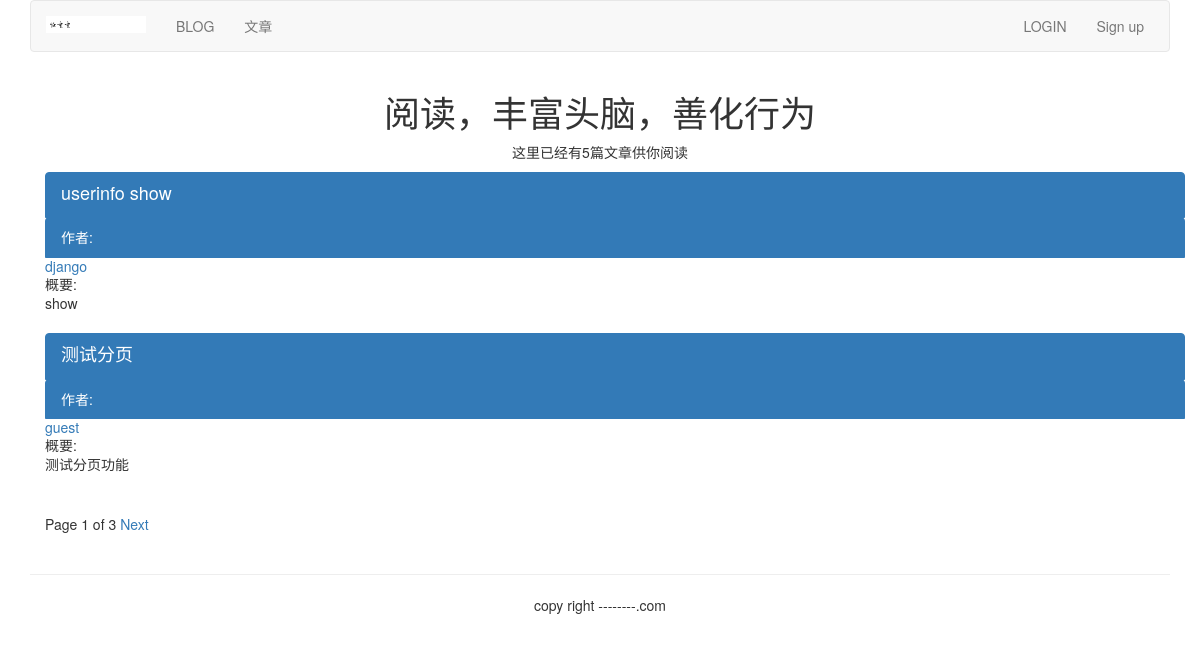
Page /article/list-article-title/ on the earlier database version.
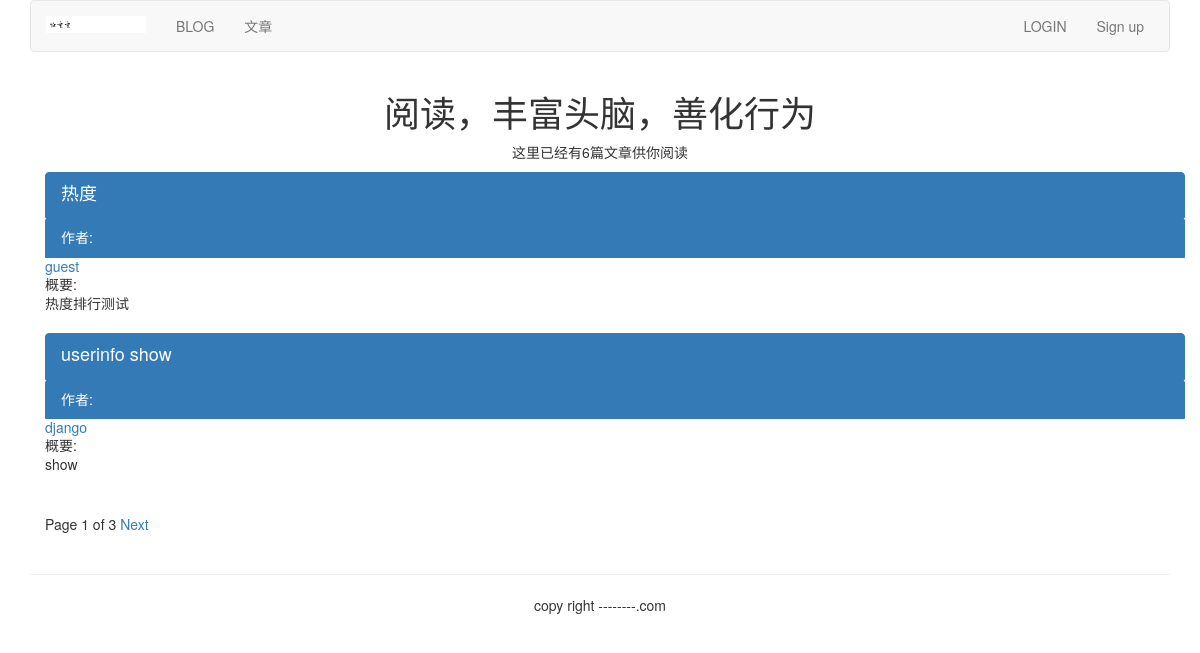
Same page on the later database version.
### article/models.py (models this page shows, shortened)
class ArticlePost(models.Model):
    author = models.ForeignKey(User, related_name='article', on_delete=models.CASCADE)
    title = models.CharField(max_length=200)
    slug = models.SlugField(max_length=500)
    column = models.ForeignKey(ArticleColumn, related_name='article_column', on_delete=models.CASCADE)
    body = models.TextField()
    created = models.DateTimeField(default=timezone.now)
    updated = models.DateTimeField(auto_now=True)
    users_like = models.ManyToManyField(User, related_name="articles_like", blank=True)
    class Meta:
        ordering = ('-updated',)
        index_together = (('id', 'slug'),)
    def get_url_path(self):
        return reverse("article:list_article_detail", args=[self.id, self.slug])

### article/list_views.py (the view)
# urls.py: url(r'^list-article-titles/(?P<username>[-\w]+)/$', list_views.article_titles, name="author_articles"),
def article_titles(request, username=None):
    if username:
        user = User.objects.get(username=username)
        articles_title = ArticlePost.objects.filter(author=user)
        try:
            userinfo = user.userinfo
        except:
            userinfo = None
    else:
        articles_title = ArticlePost.objects.all()
    paginator = Paginator(articles_title, 2)
    page = request.GET.get('page')
    try:
        current_page = paginator.page(page)
        articles = current_page.object_list
    except PageNotAnInteger:
        current_page = paginator.page(1)
        articles = current_page.object_list
    except EmptyPage:
        current_page = paginator.page(paginator.num_pages)
        articles = current_page.object_list
    if username:
        return render(request, "article/list/author_articles.html", {"articles": articles,
                                                                "page": current_page,
                                                                "userinfo": userinfo,
                                                                "user": user})
    else:
        return render(request, "article/list/article_titles.html", {"articles": articles,
                                                                "page": current_page})

### article/templatetags/article_tags.py (called while the page is built)
@register.simple_tag
def total_articles():
    return ArticlePost.objects.count()

### templates/article/list/article_titles.html (shortened to what this page needs)
{% extends 'base.html' %}
{% load article_tags %}
{% block content %}
<div class="row text-center vertical-middle-sm">
    <h1>阅读，丰富头脑，善化行为</h1>
    <p>这里已经有{% total_articles %}篇文章供你阅读</p>
</div>
<div class="container">
    {% for article in articles %}
     <div class="list-group">
        <a href="{{ article.get_url_path }}" class="list-group-item active">
            <h4 class="list-group-item-heading">{{ article.title }}</h4>
            <p class="list-group-item-text">作者:
                <a href="{% url "article:author_articles" article.author.username %}">
                    {{ article.author.username }}
                </a></p>
            <p class="list-group-item-text">概要:{{ article.body|slice:'70'|linebreaks }}</p>
        </a>
     </div>
    {% endfor %}
{% include 'paginator.html' %}
</div>
{% endblock %}

### templates/base.html (shortened to what this page needs)
{% load staticfiles %}
<!DOCTYPE html>
<html lang="zh-cn">
<head>
    <link rel="stylesheet" href="http://necolas.github.io/normalize.css/">
    <link rel="stylesheet" href="http://libs.baidu.com/bootstrap/3.0.3/css/bootstrap.min.css">
</head>
<body>
    {% include "header.html" %}
    <div class="container">
        {% block content %}
        {% endblock %}
    </div>
    {% include "footer.html" %}
</body>
</html>

### templates/header.html
{% load staticfiles %}
<div class="container">
    <nav class="navbar navbar-default" role="navigation">
        <div class="navbar-header">
            <a class="navbar-brand" href="#">
                <img src="{%static 'images/rtt.png' %}" width="100px"> </a>
        </div>
        <div>
            <ul class="nav navbar-nav" role="navigation">
                <li> <a href="{% url 'blog:blog_title' %}">BLOG</a> </li>
                <li> <a href="{% url 'article:article_titles' %}">文章</a> </li>
            </ul>
            <ul class="nav navbar-nav navbar-right" style="margin-right:10px">
                {% if  user.is_authenticated %}
                 <li><a href="#">{{ user.username }}</a> </li>
                 <li><a href="{% url 'account:user_logout' %}">Logout</a> </li>
                    <li><!- 以下为新增-->
                    <li><a href="{% url 'account:password_change' %}">修改密码</a> </li>
                    <li><a href="{% url 'account:my_infomation' %}">个人信息</a> </li>
                    <li><a href="{% url 'article:article_column'%}">后台管理</a></li>
                    </li>
                {% else %}
                <li><a href="{% url 'account:user_login' %}">LOGIN</a></li>
                <li><a href="{% url 'account:user_register' %}">Sign up</a></li>
                {% endif %}
            </ul>
        </div>
    </nav>
</div>

### templates/paginator.html (shortened to what this page needs)
<div class="pagination">
    <span class="step-links">
        <span class="current">
            Page {{ page.number }} of {{ page.paginator.num_pages }}
        </span>
        {% if page.has_next %}
        <a href="?page={{ page.next_page_number }}">Next</a>
        {% endif %}
    </span>
</div>

### templates/footer.html
<div class="container">
    <hr>
    <p class="text-center">copy right --------.com</p>
</div>

Differences in the rows shown:
no longer on this page (row unchanged): ArticlePost: title "测试分页", author.username "guest", body "测试分页功能"
added ArticlePost: title "热度", author.username "guest", body "热度排行测试"
Other differences:
text no longer shown: "5"
text now shown: "6"
